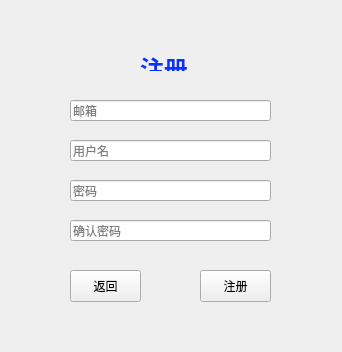
<?xml version="1.0" encoding="UTF-8"?>
<ui version="4.0">
 <class>Register</class>
 <widget class="QWidget" name="Register">
  <property name="geometry">
   <rect>
    <x>0</x>
    <y>0</y>
    <width>342</width>
    <height>352</height>
   </rect>
  </property>
  <property name="windowTitle">
   <string>Register</string>
  </property>
  <widget class="QLineEdit" name="emailLineEdit">
   <property name="geometry">
    <rect>
     <x>70</x>
     <y>100</y>
     <width>201</width>
     <height>21</height>
    </rect>
   </property>
   <property name="placeholderText">
    <string>邮箱</string>
   </property>
  </widget>
  <widget class="QLineEdit" name="usrRegLineEdit">
   <property name="geometry">
    <rect>
     <x>70</x>
     <y>140</y>
     <width>201</width>
     <height>21</height>
    </rect>
   </property>
   <property name="placeholderText">
    <string>用户名</string>
   </property>
  </widget>
  <widget class="QLineEdit" name="pwdRegLineEdit">
   <property name="geometry">
    <rect>
     <x>70</x>
     <y>180</y>
     <width>201</width>
     <height>21</height>
    </rect>
   </property>
   <property name="placeholderText">
    <string>密码</string>
   </property>
  </widget>
  <widget class="QPushButton" name="regBtn">
   <property name="geometry">
    <rect>
     <x>200</x>
     <y>270</y>
     <width>71</width>
     <height>32</height>
    </rect>
   </property>
   <property name="text">
    <string>注册</string>
   </property>
  </widget>
  <widget class="QLabel" name="regTitle">
   <property name="geometry">
    <rect>
     <x>140</x>
     <y>50</y>
     <width>51</width>
     <height>21</height>
    </rect>
   </property>
   <property name="font">
    <font>
     <family>Libian SC</family>
     <pointsize>18</pointsize>
    </font>
   </property>
   <property name="text">
    <string>&lt;html&gt;&lt;head/&gt;&lt;body&gt;&lt;p&gt;&lt;span style=&quot; font-size:18pt; font-weight:700; color:#0433ff;&quot;&gt;注册&lt;/span&gt;&lt;/p&gt;&lt;/body&gt;&lt;/html&gt;</string>
   </property>
  </widget>
  <widget class="QPushButton" name="returnBtn">
   <property name="geometry">
    <rect>
     <x>70</x>
     <y>270</y>
     <width>71</width>
     <height>32</height>
    </rect>
   </property>
   <property name="text">
    <string>返回</string>
   </property>
  </widget>
  <widget class="QLineEdit" name="pwdReconfirmLineEdit">
   <property name="geometry">
    <rect>
     <x>70</x>
     <y>220</y>
     <width>201</width>
     <height>21</height>
    </rect>
   </property>
   <property name="placeholderText">
    <string>确认密码</string>
   </property>
  </widget>
 </widget>
 <resources/>
 <connections/>
</ui>
